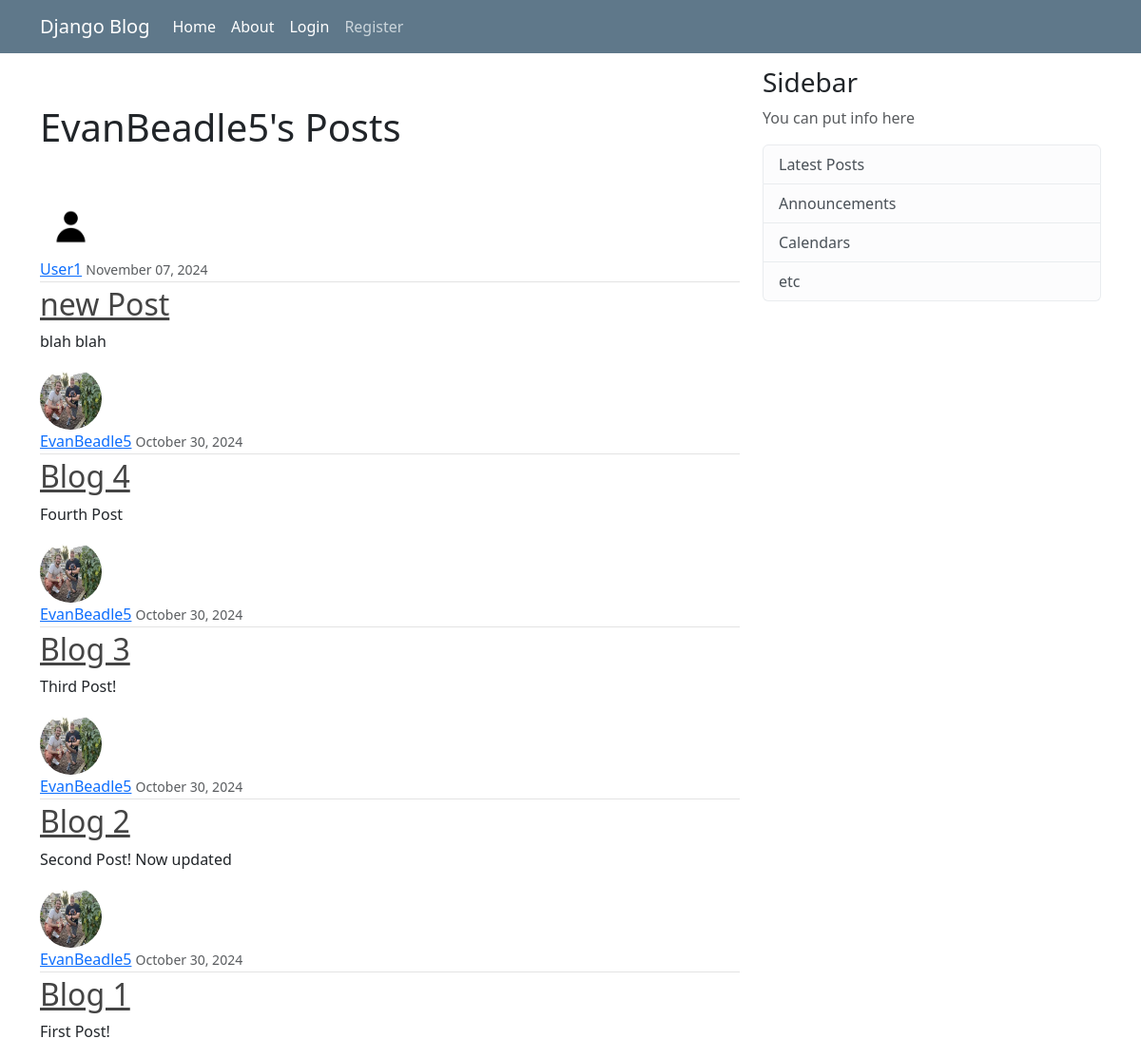
Before: /user/EvanBeadle5/ with the older database file.
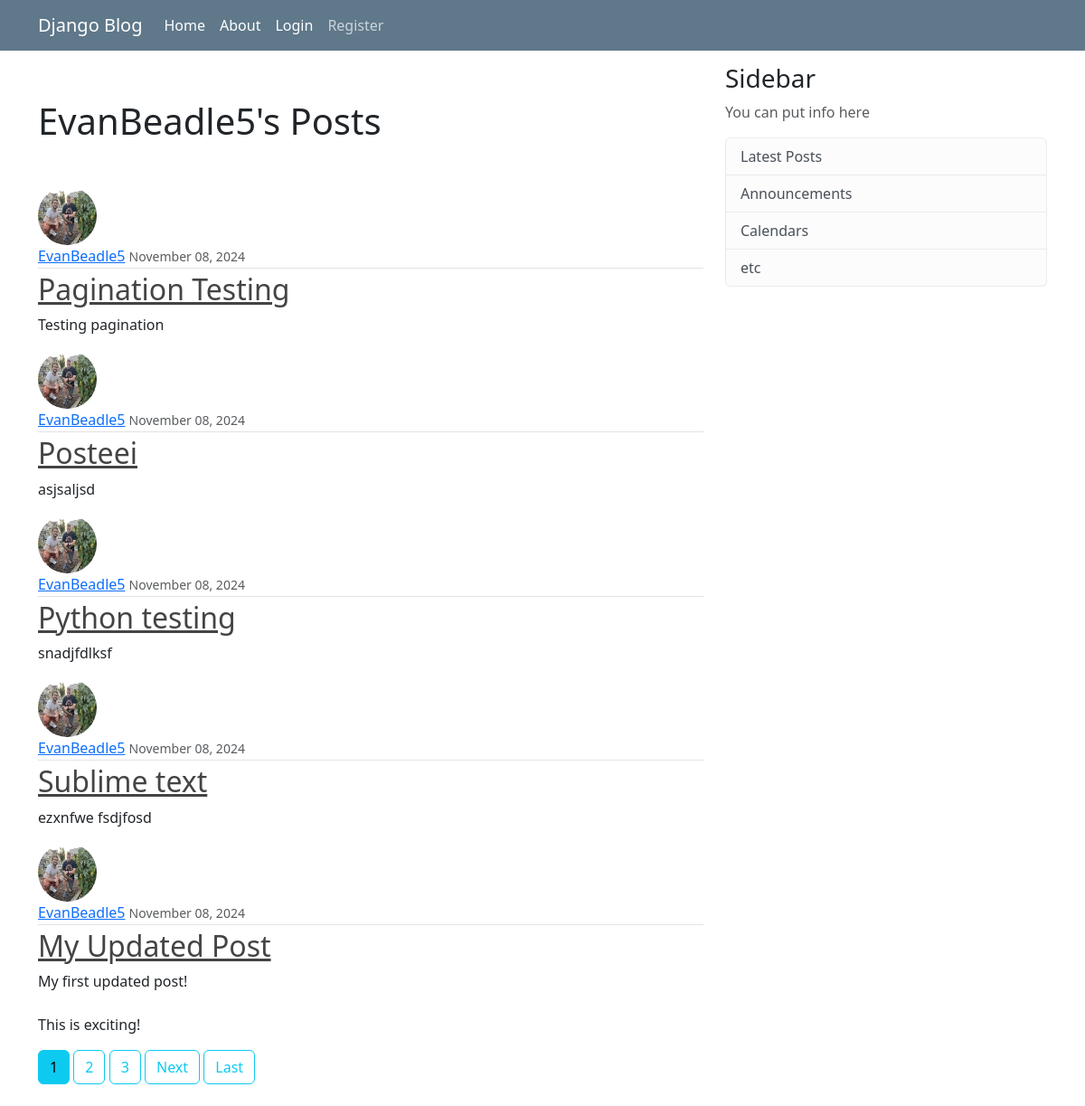
After: the same page with the newer database file.
### blog/models.py (models this page shows, shortened)
class Post(models.Model):
    title = models.CharField(max_length=100)
    content = models.TextField()
    date_posted = models.DateTimeField(default=timezone.now)
    author = models.ForeignKey(User, on_delete=models.CASCADE)

### users/models.py (models this page shows, shortened)
class Profile(models.Model):
    user = models.OneToOneField(User, on_delete=models.CASCADE)
    bio = models.TextField()
    profile_pic = models.ImageField(default='default.jpg', upload_to='profile_pics', editable=True)

### blog/views.py (the view, shortened to what this page needs)
# urls.py: path('user/<str:username>/', ListUserPost.as_view(), name='user-posts')
class ListUserPost(ListView):
    model = Post
    template_name='blog/user_posts.html'
    context_object_name = 'posts'
    ordering = ['-date_posted']
    paginate_by = 5

### blog/templates/blog/user_posts.html (shortened to what this page needs)
{% extends "blog/base.html" %}
{% block content %}
    <h1>{{ view.kwargs.username }}'s Posts</h1>
    {% for post in posts %}
        <article class="media content-section">
            <img class="rounded-circle article-img" title='profile' src="{{ post.author.profile.profile_pic.url }}">
            <div class="media-body">
                <div class="article-metadata">
                    <a class="mr-2" href="{% url 'user-posts' post.author.username %}">{{ post.author }}</a>
                    <small class="text-muted">{{ post.date_posted|date:"F d, Y" }}</small>
                </div>
                <h2><a class="article-title" href="{% url 'individual-post' post.id %}">{{ post.title }}</a></h2>
                <p class="article-content">{{ post.content }}</p>
            </div>
        </article>
    {% endfor %}
    {% if is_paginated %}
        {% for num in page_obj.paginator.page_range %}
            {% if page_obj.number == num %}
            <a class="btn btn-info mb-4" href="?page={{ num }}">{{ num }}</a>
            {% elif num > page_obj.number|add:'-3' and num < page_obj.number|add:'3' %}
            <a class="btn btn-outline-info mb-4" href="?page={{ num }}">{{ num }}</a>
            {% endif %}
        {% endfor %}
        {% if page_obj.has_next %}
            <a class="btn btn-outline-info mb-4" href="?page={{ page_obj.next_page_number }}">Next</a>
            <a class="btn btn-outline-info mb-4" href="?page={{ page_obj.paginator.num_pages }}">Last</a>
        {% endif %}
    {% endif %}
{% endblock content %}

Changed rows visible on the page:
no longer on this page (row unchanged): Post: author.profile.profile_pic (placeholder picture), author "User1", date_posted "November 07, 2024", title "new Post", content "blah blah"
no longer on this page (row unchanged): Post: author.profile.profile_pic (picture), author "EvanBeadle5", date_posted "October 30, 2024", title "Blog 4", content "Fourth Post"
no longer on this page (row unchanged): Post: author.profile.profile_pic (picture), author "EvanBeadle5", date_posted "October 30, 2024", title "Blog 3", content "Third Post!"
no longer on this page (row unchanged): Post: author.profile.profile_pic (picture), author "EvanBeadle5", date_posted "October 30, 2024", title "Blog 2", content "Second Post! Now updated"
no longer on this page (row unchanged): Post: author.profile.profile_pic (picture), author "EvanBeadle5", date_posted "October 30, 2024", title "Blog 1", content "First Post!"
added Post: author.profile.profile_pic (picture), author "EvanBeadle5", date_posted "November 08, 2024", title "Pagination Testing", content "Testing pagination"
added Post: author.profile.profile_pic (picture), author "EvanBeadle5", date_posted "November 08, 2024", title "Posteei", content "asjsaljsd"
added Post: author.profile.profile_pic (picture), author "EvanBeadle5", date_posted "November 08, 2024", title "Python testing", content "snadjfdlksf"
added Post: author.profile.profile_pic (picture), author "EvanBeadle5", date_posted "November 08, 2024", title "Sublime text", content "ezxnfwe fsdjfosd"
added Post: author.profile.profile_pic (picture), author "EvanBeadle5", date_posted "November 08, 2024", title "My Updated Post", content "My first updated post! This is exciting!"
Other visible differences:
new list line: "1"
new list line: "2"
new list line: "3"
text now shown: "Next Last"
